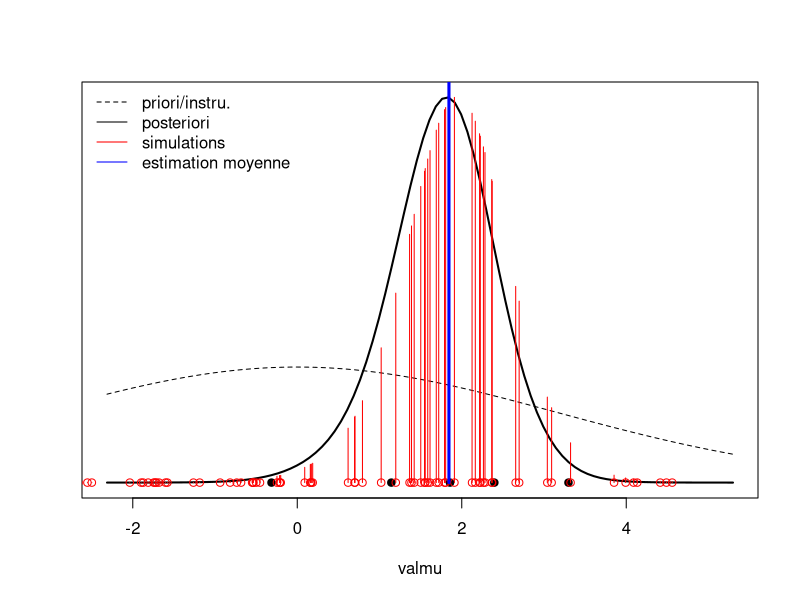

Source code (R):

# simulation échantillon loi de Cauchy mu=2
n =5 # taille échantillon
x=rcauchy(n,location=2)

# grille de valeurs pour mu 
valmu=seq(from=(min(x)-2),to=(max(x)+2),length.out=100)

# calcul vraisemblance pour grille de valeurs
vraisemblance<-rep(1,length(valmu))
for (i in 1:n) vraisemblance=vraisemblance*dcauchy(valmu,location=x[i])

# fonctionvraisemblance
foncvrais<-function(valeur){
	vrais=1
	for (i in 1:n) vrais=vrais*dcauchy(valeur,location=x[i])
	vrais
}

# on standardise (travail à une constante multiplicative près, pour plot)
vraisemblance=vraisemblance/max(vraisemblance)

# priori Gaussienne N(0,10)
densitépriori=dnorm(valmu,mean=0,sd=10^0.5)
densitépriori=densitépriori/max(densitépriori)

# Loi a posteriori (toujours à une constante multiplicative près)
densitéposteriori= vraisemblance*densitépriori
densitéposteriori= densitéposteriori/max(densitéposteriori)

# plot
#plot(valmu,vraisemblance,type="l")
plot(valmu,densitéposteriori,ylab=" ",type="l",yaxt="n",lwd=2)
lines(valmu,0.3*densitépriori,lty=2)
points(x,rep(0,n),pch=19)


# Estimation moyenne loi a posteriori par Importance Sampling

# On utilise comme loi intrumentale la loi a priori (choix naif)
nbresimul=100
simul=rnorm(nbresimul,mean=0,sd=10^0.5)
# calul des poids
w=rep(0,nbresimul)
for (k in 1:nbresimul) w[k]=foncvrais(simul[k])
w=w/dnorm(simul,mean=0,sd=10^0.5)
# on standardise les poids
w=w/sum(w)
points(simul,rep(0,nbresimul),col="red")
points(simul,w/max(w),col="red",type="h")

moy=sum(w*simul)
cat("Estimation moyenne loi a posteriori :",moy)

lines(c(moy,moy),c(0,1000),col="blue",lwd=3)
legend("topleft",legend=c("priori/instru.","posteriori","simulations","estimation moyenne"),col=c("black","black","red","blue"),lty=c(2,1,1,1),bty="n")
